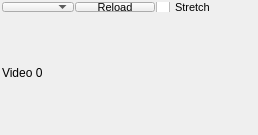
             <widget class="QWidget" name="widget_3" native="true">
              <layout class="QVBoxLayout" name="verticalLayout_13">
               <property name="spacing">
                <number>1</number>
               </property>
               <property name="leftMargin">
                <number>2</number>
               </property>
               <property name="topMargin">
                <number>2</number>
               </property>
               <property name="rightMargin">
                <number>2</number>
               </property>
               <property name="bottomMargin">
                <number>2</number>
               </property>
               <item>
                <layout class="QHBoxLayout" name="horizontalLayout_24">
                 <item>
                  <widget class="QComboBox" name="video_menu_0">
                   <property name="sizePolicy">
                    <sizepolicy hsizetype="Preferred" vsizetype="Maximum">
                     <horstretch>0</horstretch>
                     <verstretch>0</verstretch>
                    </sizepolicy>
                   </property>
                   <property name="maximumSize">
                    <size>
                     <width>16777215</width>
                     <height>10</height>
                    </size>
                   </property>
                   <property name="font">
                    <font>
                     <pointsize>8</pointsize>
                    </font>
                   </property>
                  </widget>
                 </item>
                 <item>
                  <widget class="QPushButton" name="video_reload_0">
                   <property name="sizePolicy">
                    <sizepolicy hsizetype="Minimum" vsizetype="Maximum">
                     <horstretch>0</horstretch>
                     <verstretch>0</verstretch>
                    </sizepolicy>
                   </property>
                   <property name="maximumSize">
                    <size>
                     <width>16777215</width>
                     <height>10</height>
                    </size>
                   </property>
                   <property name="font">
                    <font>
                     <pointsize>8</pointsize>
                    </font>
                   </property>
                   <property name="text">
                    <string>Reload</string>
                   </property>
                  </widget>
                 </item>
                 <item>
                  <widget class="QCheckBox" name="video_stretch_0">
                   <property name="sizePolicy">
                    <sizepolicy hsizetype="Minimum" vsizetype="Maximum">
                     <horstretch>0</horstretch>
                     <verstretch>0</verstretch>
                    </sizepolicy>
                   </property>
                   <property name="maximumSize">
                    <size>
                     <width>16777215</width>
                     <height>10</height>
                    </size>
                   </property>
                   <property name="font">
                    <font>
                     <pointsize>8</pointsize>
                    </font>
                   </property>
                   <property name="text">
                    <string>Stretch</string>
                   </property>
                  </widget>
                 </item>
                 <item>
                  <spacer name="horizontalSpacer_4">
                   <property name="orientation">
                    <enum>Qt::Horizontal</enum>
                   </property>
                   <property name="sizeHint" stdset="0">
                    <size>
                     <width>40</width>
                     <height>8</height>
                    </size>
                   </property>
                  </spacer>
                 </item>
                </layout>
               </item>
               <item>
                <widget class="QLabel" name="video_stream_0">
                 <property name="sizePolicy">
                  <sizepolicy hsizetype="MinimumExpanding" vsizetype="MinimumExpanding">
                   <horstretch>0</horstretch>
                   <verstretch>0</verstretch>
                  </sizepolicy>
                 </property>
                 <property name="minimumSize">
                  <size>
                   <width>160</width>
                   <height>120</height>
                  </size>
                 </property>
                 <property name="text">
                  <string>Video 0</string>
                 </property>
                </widget>
               </item>
              </layout>
             </widget>
